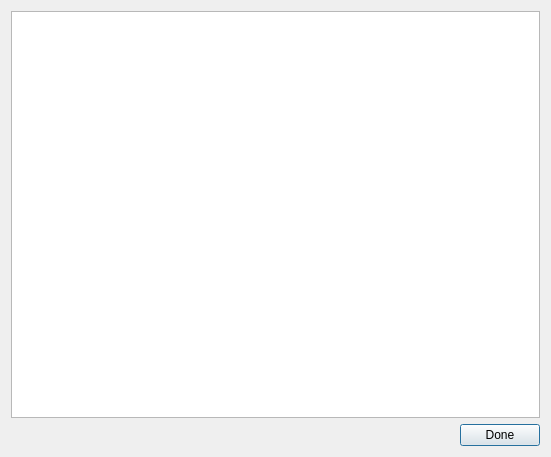
<?xml version="1.0" encoding="UTF-8"?>
<ui version="4.0">
 <class>ListConfiguration</class>
 <widget class="QDialog" name="ListConfiguration">
  <property name="geometry">
   <rect>
    <x>0</x>
    <y>0</y>
    <width>551</width>
    <height>457</height>
   </rect>
  </property>
  <property name="windowTitle">
   <string>Configuration List</string>
  </property>
  <layout class="QVBoxLayout" name="verticalLayout">
   <item>
    <widget class="QColumnView" name="configList"/>
   </item>
   <item>
    <layout class="QHBoxLayout" name="horizontalLayout">
     <item>
      <spacer name="horizontalSpacer">
       <property name="orientation">
        <enum>Qt::Horizontal</enum>
       </property>
       <property name="sizeHint" stdset="0">
        <size>
         <width>40</width>
         <height>20</height>
        </size>
       </property>
      </spacer>
     </item>
     <item>
      <widget class="QPushButton" name="pushButton_Done">
       <property name="text">
        <string>Done</string>
       </property>
      </widget>
     </item>
    </layout>
   </item>
  </layout>
 </widget>
 <resources/>
 <connections/>
</ui>
